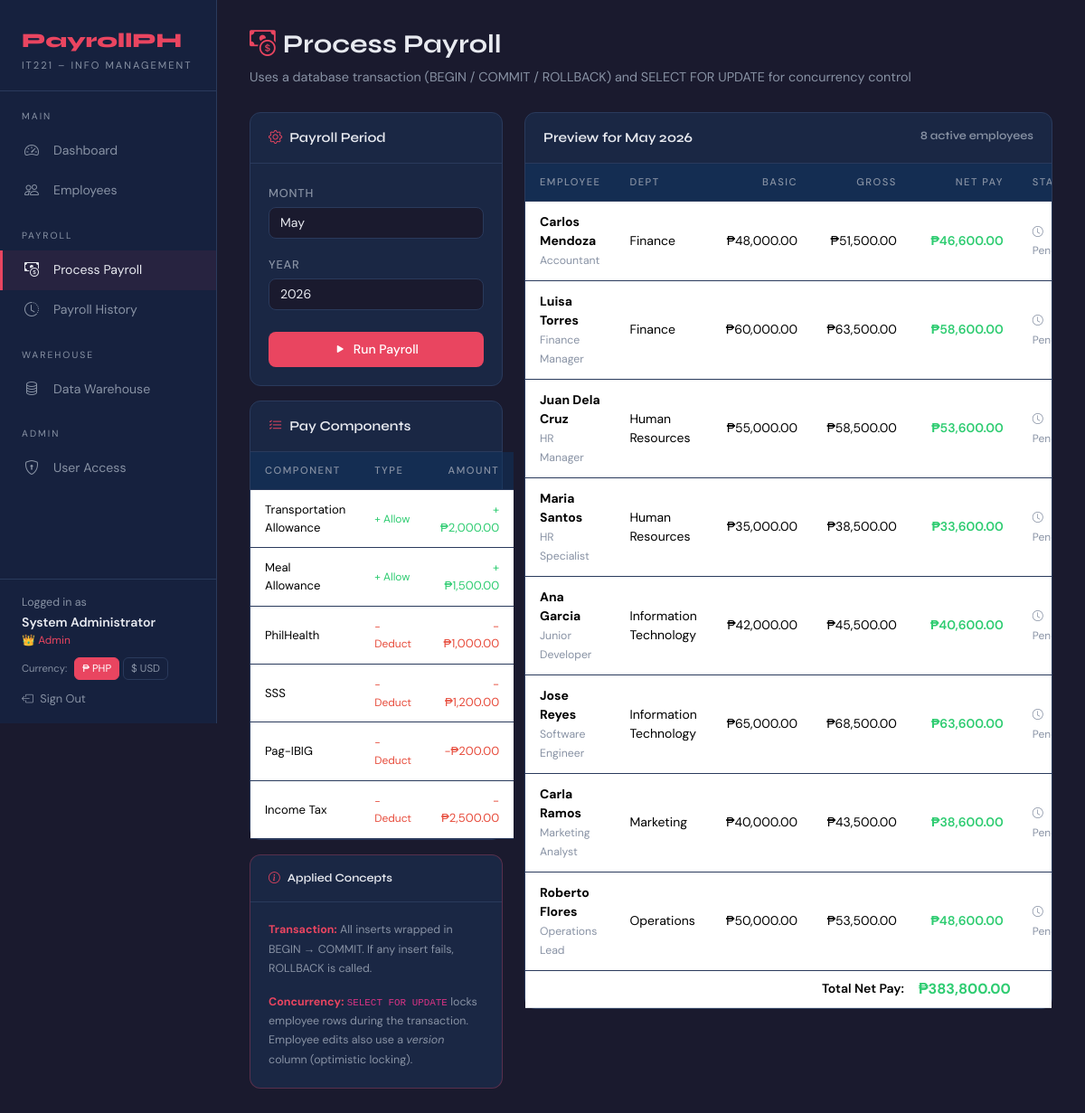
The page /process.php (signed in) on the database its author committed.
### tables this page shows
CREATE TABLE IF NOT EXISTS pay_components (
    component_id   INT AUTO_INCREMENT PRIMARY KEY,
    component_name VARCHAR(80) NOT NULL,
    component_type ENUM('Allowance','Deduction') NOT NULL,
    default_amount DECIMAL(12,2) NOT NULL DEFAULT 0.00
);

CREATE TABLE IF NOT EXISTS employees (
    employee_id   INT AUTO_INCREMENT PRIMARY KEY,
    first_name    VARCHAR(60) NOT NULL,
    last_name     VARCHAR(60) NOT NULL,
    email         VARCHAR(150) NOT NULL UNIQUE,
    phone         VARCHAR(20),
    department_id INT NOT NULL,
    position_id   INT NOT NULL,
    hire_date     DATE NOT NULL,
    status        ENUM('Active','Inactive') DEFAULT 'Active',
    version       INT NOT NULL DEFAULT 0,            
    created_at    TIMESTAMP DEFAULT CURRENT_TIMESTAMP,
    updated_at    TIMESTAMP DEFAULT CURRENT_TIMESTAMP ON UPDATE CURRENT_TIMESTAMP,

    CONSTRAINT fk_emp_dept FOREIGN KEY (department_id)
        REFERENCES departments(department_id) ON UPDATE CASCADE ON DELETE RESTRICT,
    CONSTRAINT fk_emp_pos  FOREIGN KEY (position_id)
        REFERENCES positions(position_id)   ON UPDATE CASCADE ON DELETE RESTRICT
);

CREATE TABLE IF NOT EXISTS positions (
    position_id    INT AUTO_INCREMENT PRIMARY KEY,
    position_title VARCHAR(100) NOT NULL,
    base_salary    DECIMAL(12,2) NOT NULL CHECK (base_salary >= 0),
    created_at     TIMESTAMP DEFAULT CURRENT_TIMESTAMP
);

CREATE TABLE IF NOT EXISTS departments (
    department_id   INT AUTO_INCREMENT PRIMARY KEY,
    department_name VARCHAR(100) NOT NULL UNIQUE,
    created_at      TIMESTAMP DEFAULT CURRENT_TIMESTAMP
);

### process.php (the view, shortened to what this page needs)
<?php
$db = getDB();
$allowances = $db->query("SELECT * FROM pay_components WHERE component_type='Allowance'")->fetchAll();
$deductions  = $db->query("SELECT * FROM pay_components WHERE component_type='Deduction'")->fetchAll();
$preview_month = (int)($_POST['payroll_month'] ?? $_GET['month'] ?? date('n'));
$preview_year  = (int)($_POST['payroll_year']  ?? $_GET['year']  ?? date('Y'));
$total_allowance_val = array_sum(array_column($allowances, 'default_amount'));
$total_deduction_val  = array_sum(array_column($deductions,  'default_amount'));
$preview = $db->prepare("
    SELECT e.employee_id, CONCAT(e.first_name,' ',e.last_name) AS full_name,
           d.department_name, p.position_title, p.base_salary,
           (p.base_salary + ?) AS gross_pay,
           (p.base_salary + ? - ?) AS net_pay,
           (SELECT COUNT(*) FROM payroll_records pr2
            WHERE pr2.employee_id = e.employee_id
              AND pr2.payroll_month = ? AND pr2.payroll_year = ?) AS already_processed
    FROM employees e
    JOIN departments d ON e.department_id = d.department_id
    JOIN positions   p ON e.position_id   = p.position_id
    WHERE e.status = 'Active'
    ORDER BY d.department_name, e.last_name
");
$preview->execute([
    $total_allowance_val,
    $total_allowance_val,
    $total_deduction_val,
    $preview_month,
    $preview_year
]);
$preview_rows = $preview->fetchAll();
require_once 'includes/header.php';
?>
<div class="main-content">
    <div class="page-header">
        <h1><i class="bi bi-cash-coin me-2 text-accent"></i>Process Payroll</h1>
        <p>Uses a database transaction (BEGIN / COMMIT / ROLLBACK) and SELECT FOR UPDATE for concurrency control</p>
    </div>
    <div class="row g-4">
        <div class="col-lg-4">
            <div class="card mb-3">
                <div class="card-header"><i class="bi bi-gear me-2 text-accent"></i>Payroll Period</div>
                <div class="card-body">
                    <form method="POST">
                        <div class="mb-3">
                            <label class="form-label">Month</label>
                            <select name="payroll_month" class="form-select">
                                <?php for ($m = 1; $m <= 12; $m++): ?>
                                <option value="<?= $m ?>" <?= $m === $preview_month ? 'selected' : '' ?>>
                                    <?= date('F', mktime(0,0,0,$m,1)) ?>
                                </option>
                                <?php endfor; ?>
                            </select>
                        </div>
                        <div class="mb-4">
                            <label class="form-label">Year</label>
                            <select name="payroll_year" class="form-select">
                                <?php for ($y = date('Y'); $y >= 2022; $y--): ?>
                                <option value="<?= $y ?>" <?= $y === $preview_year ? 'selected' : '' ?>><?= $y ?></option>
                                <?php endfor; ?>
                            </select>
                        </div>
                        <button type="submit" class="btn-accent w-100">
                            <i class="bi bi-play-fill me-1"></i> Run Payroll
                        </button>
                    </form>
                </div>
            </div>
            <div class="card">
                <div class="card-header"><i class="bi bi-list-check me-2 text-accent"></i>Pay Components</div>
                <div class="card-body p-0">
                    <table class="table mb-0" style="font-size:0.82rem;">
                        <thead><tr><th>Component</th><th>Type</th><th class="text-end">Amount</th></tr></thead>
                        <tbody>
                            <?php foreach ($allowances as $a): ?>
                            <tr>
                                <td><?= htmlspecialchars($a['component_name']) ?></td>
                                <td><span style="color:var(--success);font-size:0.75rem;">+ Allow</span></td>
                                <td class="text-end" style="color:var(--success);">+₱<?= number_format($a['default_amount'],2) ?></td>
                            </tr>
                            <?php endforeach; ?>
                            <?php foreach ($deductions as $d): ?>
                            <tr>
                                <td><?= htmlspecialchars($d['component_name']) ?></td>
                                <td><span style="color:var(--danger);font-size:0.75rem;">- Deduct</span></td>
                                <td class="text-end" style="color:var(--danger);">-₱<?= number_format($d['default_amount'],2) ?></td>
                            </tr>
                            <?php endforeach; ?>
                        </tbody>
                    </table>
                </div>
            </div>
            <div class="card mt-3" style="border-color:rgba(233,69,96,0.3);">
                <div class="card-header" style="font-size:0.8rem;"><i class="bi bi-info-circle me-2 text-accent"></i>Applied Concepts</div>
                <div class="card-body" style="font-size:0.78rem;color:var(--text-muted);line-height:1.7;">
                    <p><strong style="color:var(--accent);">Transaction:</strong> All inserts wrapped in BEGIN → COMMIT. If any insert fails, ROLLBACK is called.</p>
                    <p class="mb-0"><strong style="color:var(--accent);">Concurrency:</strong> <code>SELECT FOR UPDATE</code> locks employee rows during the transaction. Employee edits also use a <em>version</em> column (optimistic locking).</p>
                </div>
            </div>
        </div>
        <div class="col-lg-8">
            <div class="card">
                <div class="card-header">
                    Preview for <?= date('F Y', mktime(0,0,0,$preview_month,1,$preview_year)) ?>
                    <span class="float-end" style="color:var(--text-muted);font-size:0.8rem;"><?= count($preview_rows) ?> active employees</span>
                </div>
                <div class="card-body p-0">
                    <div class="table-responsive">
                        <table class="table mb-0">
                            <thead>
                                <tr>
                                    <th>Employee</th>
                                    <th>Dept</th>
                                    <th class="text-end">Basic</th>
                                    <th class="text-end">Gross</th>
                                    <th class="text-end">Net Pay</th>
                                    <th>Status</th>
                                </tr>
                            </thead>
                            <tbody>
                                <?php
                                $total_net = 0;
                                foreach ($preview_rows as $r):
                                    $total_net += $r['net_pay'];
                                ?>
                                <tr>
                                    <td><strong><?= htmlspecialchars($r['full_name']) ?></strong><br>
                                        <small style="color:var(--text-muted)"><?= htmlspecialchars($r['position_title']) ?></small></td>
                                    <td><?= htmlspecialchars($r['department_name']) ?></td>
                                    <td class="text-end">₱<?= number_format($r['base_salary'],2) ?></td>
                                    <td class="text-end">₱<?= number_format($r['gross_pay'],2) ?></td>
                                    <td class="text-end" style="color:var(--success);font-weight:600;">₱<?= number_format($r['net_pay'],2) ?></td>
                                    <td>
                                        <?php if ($r['already_processed']): ?>
                                        <span style="color:var(--warning);font-size:0.75rem;"><i class="bi bi-check-circle"></i> Processed</span>
                                        <?php else: ?>
                                        <span style="color:var(--text-muted);font-size:0.75rem;"><i class="bi bi-clock"></i> Pending</span>
                                        <?php endif; ?>
                                    </td>
                                </tr>
                                <?php endforeach; ?>
                            </tbody>
                            <tfoot>
                                <tr style="background:rgba(15,52,96,0.3);">
                                    <td colspan="4" class="text-end" style="font-weight:600;">Total Net Pay:</td>
                                    <td class="text-end" style="color:var(--success);font-weight:700;font-size:1rem;">₱<?= number_format($total_net,2) ?></td>
                                    <td></td>
                                </tr>
                            </tfoot>
                        </table>
                    </div>
                </div>
            </div>
        </div>
    </div>
</div>
<?php require_once 'includes/footer.php'; ?>

### includes/header.php (style rules this page uses)
:root { --primary:#1a1a2e;--accent:#e94560;--accent2:#0f3460; --surface:#16213e;--card-bg:#1a2744;--text-main:#e8eaf0; --text-muted:#8892a4;--border:#2a3a5c;--success:#2ecc71; --warning:#f39c12;--danger:#e74c3c; }
* { box-sizing:border-box;margin:0;padding:0; }
body { background:var(--primary);color:var(--text-main);font-family:'DM Sans',sans-serif;min-height:100vh; }
.main-content { margin-left:240px;padding:32px 36px;min-height:100vh; }
.page-header { margin-bottom:28px; }
.page-header h1 { font-family:'Syne',sans-serif;font-weight:700;font-size:1.8rem;color:var(--text-main); }
.page-header p { color:var(--text-muted);font-size:0.9rem; }
.card { background:var(--card-bg);border:1px solid var(--border);border-radius:12px;color:var(--text-main); }
.card-header { background:transparent;border-bottom:1px solid var(--border);font-family:'Syne',sans-serif;font-weight:600;font-size:0.95rem;padding:16px 20px;color:var(--text-main); }
.card-body { padding:20px; }
.table { color:var(--text-main);font-size:0.875rem; }
.table thead th { background:rgba(15,52,96,0.5);color:var(--text-muted);font-size:0.7rem;text-transform:uppercase;letter-spacing:1.5px;border-color:var(--border);padding:12px 16px;font-weight:500; }
.table tbody td { border-color:var(--border);padding:12px 16px;vertical-align:middle; }
.form-control,.form-select { background:var(--primary);border:1px solid var(--border);color:var(--text-main);border-radius:8px;font-size:0.875rem; }
.form-label { font-size:0.8rem;font-weight:500;color:var(--text-muted);text-transform:uppercase;letter-spacing:0.8px;margin-bottom:6px; }
.btn-accent { background:var(--accent);color:#fff;border:none;border-radius:8px;font-weight:500;font-size:0.875rem;padding:9px 20px;transition:all 0.2s; }
.text-accent { color:var(--accent); }

### rows shown on the page
pay_components: component_name "Transportation Allowance", default_amount "2,000.00"
pay_components: component_name "Meal Allowance", default_amount "1,500.00"
pay_components: component_name "PhilHealth", default_amount "1,000.00"
pay_components: component_name "SSS", default_amount "1,200.00"
pay_components: component_name "Pag-IBIG", default_amount "200.00"
pay_components: component_name "Income Tax", default_amount "2,500.00"
employees: full_name "Carlos Mendoza", position.position_title "Accountant", department.department_name "Finance", position.base_salary "48,000.00", gross_pay "51,500.00", net_pay "46,600.00"
employees: full_name "Luisa Torres", position.position_title "Finance Manager", department.department_name "Finance", position.base_salary "60,000.00", gross_pay "63,500.00", net_pay "58,600.00"
employees: full_name "Juan Dela Cruz", position.position_title "HR Manager", department.department_name "Human Resources", position.base_salary "55,000.00", gross_pay "58,500.00", net_pay "53,600.00"
employees: full_name "Maria Santos", position.position_title "HR Specialist", department.department_name "Human Resources", position.base_salary "35,000.00", gross_pay "38,500.00", net_pay "33,600.00"
employees: full_name "Ana Garcia", position.position_title "Junior Developer", department.department_name "Information Technology", position.base_salary "42,000.00", gross_pay "45,500.00", net_pay "40,600.00"
employees: full_name "Jose Reyes", position.position_title "Software Engineer", department.department_name "Information Technology", position.base_salary "65,000.00", gross_pay "68,500.00", net_pay "63,600.00"
employees: full_name "Carla Ramos", position.position_title "Marketing Analyst", department.department_name "Marketing", position.base_salary "40,000.00", gross_pay "43,500.00", net_pay "38,600.00"
employees: full_name "Roberto Flores", position.position_title "Operations Lead", department.department_name "Operations", position.base_salary "50,000.00", gross_pay "53,500.00", net_pay "48,600.00"

### other values the page prints
$__user['full_name'] "System Administrator"
$roleIcon "👑"
$__user['role'] "Admin"
count($preview_rows) "8"
$total_net "383,800.00"
form field payroll_month "May"
form field payroll_year "2026"
